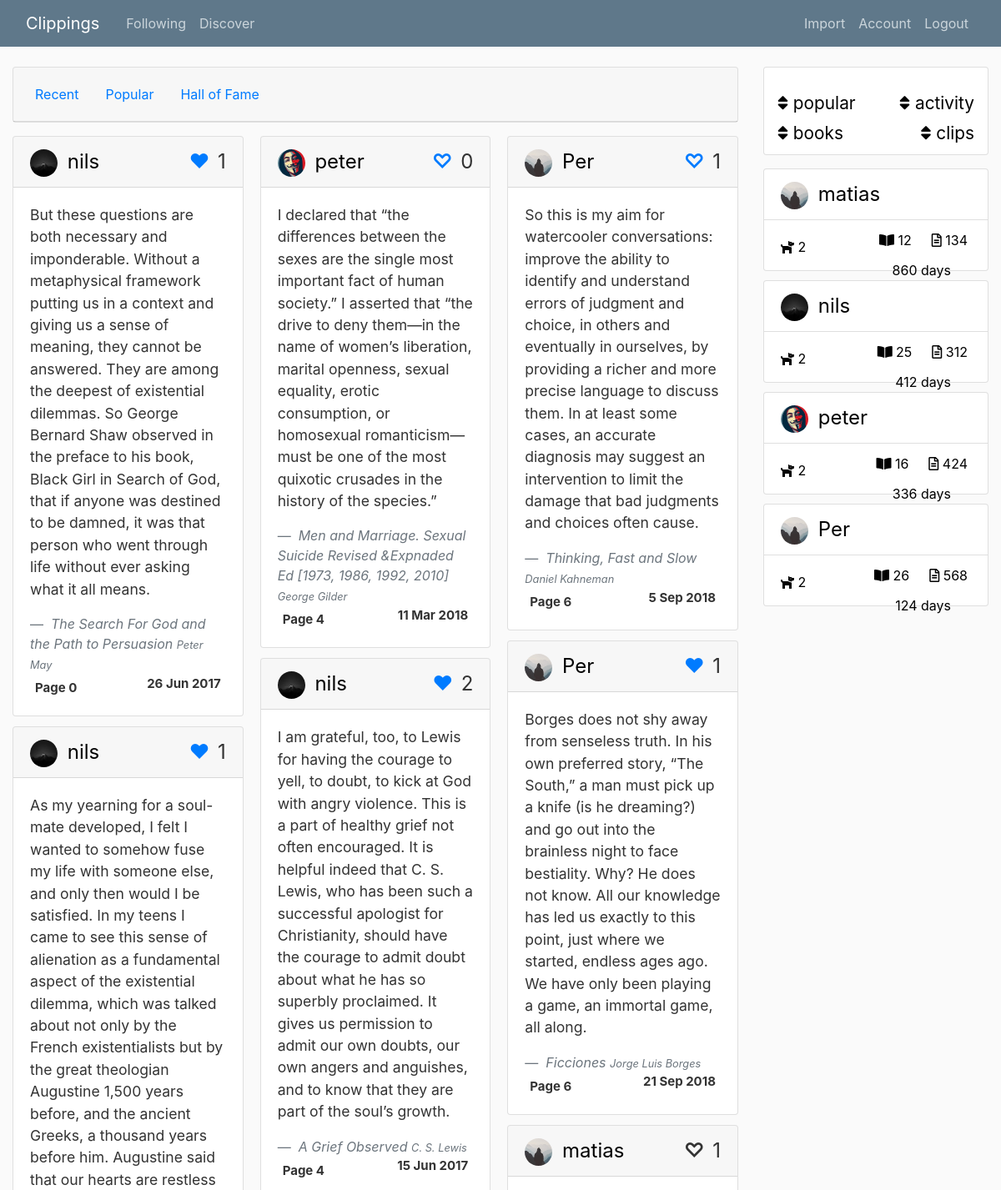
Page /discover?reverse=1&sort=last_active (signed in, upper part) on the committed database.
### clippings/models.py (models this page shows, shortened)
class Clip(db.Model):
    id = db.Column(db.Integer, primary_key=True)
    title = db.Column(db.String(400), nullable=False)
    author = db.Column(db.String(400), nullable=False)
    page = db.Column(db.Integer, nullable=False)
    location = db.Column(db.String(20), nullable=False)
    date = db.Column(db.DateTime, nullable=False, default=datetime.utcnow)
    clipping = db.Column(db.Text, nullable=False)
    is_favorite = db.Column(db.Boolean, default=False, nullable=False)
    user_id = db.Column(db.Integer, db.ForeignKey('user.id'), nullable=False)

class User(db.Model, UserMixin):
    id = db.Column(db.Integer, primary_key=True)
    username = db.Column(db.String(20), unique=True, nullable=False)
    email = db.Column(db.String(120), unique=True, nullable=False)
    image_file = db.Column(db.String(20), nullable=False, default='default.jpg')
    password = db.Column(db.String(60), nullable=False)
    posts = db.relationship('Post', backref='author', lazy=True)
    likes = db.relationship('Clip', secondary=likes, backref='liked_by', lazy=True)

### clippings/clips/routes.py (the view)
@clips.route("/discover", methods=['GET', 'POST'])
def discover():
    page = request.args.get('page', 1, type=int)
    sort_attribute = request.args.get('sort', 'last_active')
    reverse = request.args.get('reverse', 0, type=int)
    like_id = request.args.get('like_id')
    dislike_id = request.args.get('dislike_id')
    if(like_id):
        add_like(like_id, current_user)
    if(dislike_id):
        remove_like(dislike_id, current_user)
    clips = Clip.query.order_by(Clip.page.asc()).paginate(per_page=70, page=page)
    users = []
    likes_count = []
    count = 0;
    for clip in clips.items:
        user = User.query.get(clip.user_id)
        users.append(user)
        likes = Clip.query.join(User.likes).filter_by(id=clip.id).count()
        liked_by_users = User.query.join(User.likes).filter_by(id=clip.id).all()
        already_liked = False;
        for x in liked_by_users:
            if x.id == current_user.id:
                already_liked = True;
        likes_count.append([len(liked_by_users),already_liked])
    clips_users_zip = zip(clips.items,users,likes_count)
    clips_users = list(clips_users_zip)
    users = User.query.order_by(User.username.asc())
    for user in users:
        clips_count = Clip.query.filter_by(user_id=user.id).count()
        books_count = Clip.query.filter_by(user_id=user.id).group_by(Clip.title).distinct(Clip.title).count()
        last_active = Clip.query.filter_by(user_id=user.id).order_by(Clip.date.desc()).first()
        timedelta = datetime.utcnow() - last_active.date
        user.clips_count = clips_count
        user.books_count = books_count
        user.last_active = timedelta.days
        user.followers = 2
    return render_template('discover.html.j2', clips_users=clips_users, clips=clips, users=users, sort_attribute=sort_attribute, reverse=reverse)

### clippings/models.py (called while the page is built)
@login_manager.user_loader
def load_user(user_id):
    return User.query.get(int(user_id))

### clippings/templates/discover.html.j2 (shortened to what this page needs)
{% extends 'layout.html.j2' %}
{% block content %}
<div class="card text-center mb-3" style="min-width: 100%;">
    <div class="card-header navbar navbar-light ">
        <ul class="nav nav-pills card-header-pills">
        <li class="nav-item">
            <a class="nav-link" href="{{url_for('clips.discover')}}">Recent</a>
        </li>
        <li class="nav-item">
            <a class="nav-link" href="{{url_for('clips.discover', popular='true')}}">Popular</a>
        </li>
        <li class="nav-item">
            <a class="nav-link" href="#">Hall of Fame</a>
        </li>
        </ul>
    </div>
 </div>
 <div class="card-columns">
        {% for cu in clips_users %}
        <div class="card" style="">
                <div class="card-header">
                    <a class="no-style" style="font-size:1.5rem;" href="{{url_for('clips.user_book', username=cu[1].username, title=cu[0].title)}}">
                        <img class="rounded-circle header-img" src="{{ url_for('static', filename='profile_pics/' + cu[1].image_file) }}">
                        <span>{{cu[1].username}}</span>
                    </a>
                    <span class="float-right" style="font-size:1.5rem;">{{cu[2][0]}}</span>
                    <span class="float-right" style="font-size:2rem;">
                    {% if cu[1].id != current_user.id %}
                        {% if cu[2][1] %}
                            <a href="{{url_for('clips.discover', dislike_id=cu[0].id)}}"><span class="badge float-right">❤</span></a>
                        {% else %}
                            <a href="{{url_for('clips.discover', like_id=cu[0].id)}}"><span class="badge float-right">♡</span></a>
                        {% endif %}
                    {% else %}
                        <span class="badge float-right">♡</span>
                    {% endif %}
                    </span>
                </div>
                <div class="card-body">
                    <blockquote class="blockquote mb-0">
                        <p style="font-size:1.1rem;">{{ cu[0].clipping }}</p>
                        <a class="no-style" href="{{url_for('clips.user_book', username=cu[1].username, title=cu[0].title)}}">
                            <footer class="blockquote-footer">
                                <cite>
                                {{ cu[0].title }}
                                    <small>{{ cu[0].author }}</small>
                                </cite>
                            </footer>
                        </a>
                            <div class="badge"> Page {{ cu[0].page }} </div>
                            <span class="badge float-right">{{ cu[0].date.strftime("%-d %b %Y") }}</span>
                    </blockquote>
                </div>
        </div>
        {% endfor %}
</div>
{% endblock content %}
{% block right_sidebar %}
    <div class="card text-center mb-3" style="min-width: 100%;">
        <div class="navbar navbar-light mt-3">
            <a class="no-style" style="font-size:1.5rem;" href="{{url_for('clips.discover', reverse=(0 if reverse else 1), sort='clips_count')}}">
            <span class="" style="font-size:1.3rem;"><i class="fas fa-sort"></i> popular</span>
            </a>
            <a class="no-style" style="font-size:1.5rem;" href="{{url_for('clips.discover', reverse=(0 if reverse else 1), sort='last_active')}}">
            <span class="" style="font-size:1.3rem;"><i class="fas fa-sort"></i> activity</span>
            </a>
            <a class="no-style" style="font-size:1.5rem;" href="{{url_for('clips.discover', reverse=(0 if reverse else 1), sort='books_count')}}">
            <span class="" style="font-size:1.3rem;"><i class="fas fa-sort"></i> books</span>
            </a>
            <a class="no-style" style="font-size:1.5rem;" href="{{url_for('clips.discover', reverse=(0 if reverse else 1), sort='clips_count')}}">
            <span class="" style="font-size:1.3rem;"><i class="fas fa-sort"></i> clips</span>
            </a>
        </div>
     </div>
            <ul class="list-group">
            {% for user in users|sort(attribute=sort_attribute, reverse=reverse) %}
                    <a class="no-style" style="font-size:1.5rem;" href="{{url_for('clips.user_book', username=user.username)}}">
                    <li class="list-group-item">
                        <img class="rounded-circle header-img" src="{{ url_for('static', filename='profile_pics/' + user.image_file) }}">
                            <span>{{user.username}}</span>
                    </li>
                    <li class="list-group-item">
                    <span class="mt-0" style="font-size:1.0rem;"> <i class="fas fa-dog"></i> {{user.followers}} </span>
                    <span class="mr-1 float-right" style="font-size:1.0rem;"> <i class="far fa-file-alt"></i> {{user.clips_count}} </span>
                    <span class="mr-4 float-right" style="font-size:1.0rem;"> <i class="fas fa-book-open"></i> {{user.books_count}} </span>
                    <span class="mr-4 float-right" style="font-size:1.0rem;"> {{user.last_active}} days</span>
                    </li>
                    </a>
            {% endfor %}
            </ul>
{% endblock right_sidebar %}

### clippings/static/main.css (style rules this page uses)
body { background: #fafafa; color: #333333; margin-top: 5rem; }
.header-img { height: 33px; width: 33px; margin-right: 5px; }
.no-style:hover, .no-style:visited, .no-style:link, .no-style:active { color: black; text-decoration: none; }

### rows in the picture
Clip: image_file (picture), username "nils", cu "1", clipping "But these questions are both necessary and imponderable. Without a metaphysical framework putting us in a context and giving us a sense of meaning, they cannot be answered. They are among the deepest of existential dilemmas. So George Bernard Shaw observed in the preface to his book, Black Girl in Search of God, that if anyone was destined to be damned, it was that person who went through life without ever asking what it all means.", title "The Search For God and the Path to Persuasion", author "Peter May", page "0", date "26 Jun 2017"
Clip: image_file (picture), username "nils", cu "1"
Clip: image_file (picture), username "peter", is_favorite "0", clipping "I declared that “the differences between the sexes are the single most important fact of human society.” I asserted that “the drive to deny them—in the name of women’s liberation, marital openness, sexual equality, erotic consumption, or homosexual romanticism—must be one of the most quixotic crusades in the history of the species.”", title "Men and Marriage. Sexual Suicide Revised &Expnaded Ed [1973, 1986, 1992, 2010]", author "George Gilder", page "4", date "11 Mar 2018"
Clip: image_file (picture), username "nils", cu "2", clipping "I am grateful, too, to Lewis for having the courage to yell, to doubt, to kick at God with angry violence. This is a part of healthy grief not often encouraged. It is helpful indeed that C. S. Lewis, who has been such a successful apologist for Christianity, should have the courage to admit doubt about what he has so superbly proclaimed. It gives us permission to admit our own doubts, our own angers and anguishes, and to know that they are part of the soul’s growth.", title "A Grief Observed", author "C. S. Lewis", page "4", date "15 Jun 2017"
Clip: image_file (placeholder picture), username "Per", cu "1", clipping "So this is my aim for watercooler conversations: improve the ability to identify and understand errors of judgment and choice, in others and eventually in ourselves, by providing a richer and more precise language to discuss them. In at least some cases, an accurate diagnosis may suggest an intervention to limit the damage that bad judgments and choices often cause.", title "Thinking, Fast and Slow", author "Daniel Kahneman", page "6", date "5 Sep 2018"
Clip: image_file (placeholder picture), username "Per", cu "1", clipping "Borges does not shy away from senseless truth. In his own preferred story, “The South,” a man must pick up a knife (is he dreaming?) and go out into the brainless night to face bestiality. Why? He does not know. All our knowledge has led us exactly to this point, just where we started, endless ages ago. We have only been playing a game, an immortal game, all along.", title "Ficciones", author "Jorge Luis Borges", page "6", date "21 Sep 2018"
Clip: image_file (placeholder picture), username "matias", user "1"
User: image_file (placeholder picture), username "matias", followers "2", clips_count "134", books_count "12", last_active "860"
User: image_file (picture), username "nils", followers "2", clips_count "312", books_count "25", last_active "412"
User: image_file (picture), username "peter", followers "2", clips_count "424", books_count "16", last_active "336"
User: image_file (placeholder picture), username "Per", followers "2", clips_count "568", books_count "26", last_active "124"
